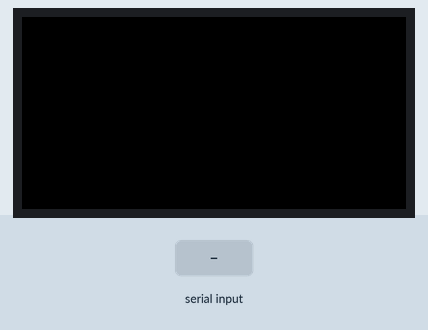
Simulated run of this sketch. Board: Arduino Mega 2560, built with avr-gcc and run on an emulated ATmega2560. On the bench: 64×32 colour display. The inputs (shaded band) are chosen by the test bench. What the sketch prints to the serial monitor is not drawn.

Above: at 1.2 s.
1.3 s: "5\n" received over the second serial link
At 1.7 s:
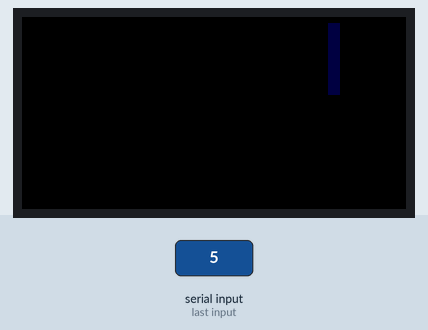
2.8 s: "1,90\n" received over the second serial link
At 4.0 s:
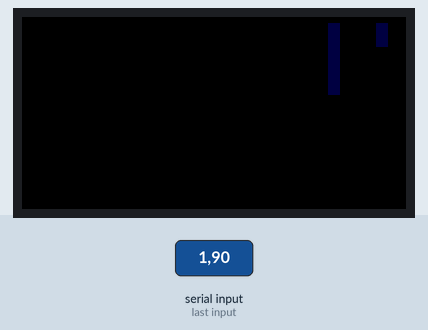
Timing chart, 0 to 5.8 s (numbered marks = the images above; inputs shaded):
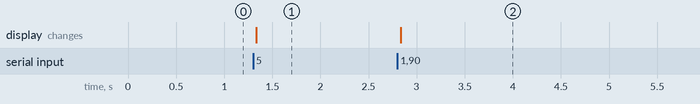

Measured:
- after the input at 1.3 s, the display: changes at once (image 1)
- after the input at 2.8 s, the display: changes at once (image 2)

The sketch:

affFFT.ino
```cpp
#include <Adafruit_GFX.h>   // Core graphics library
#include <RGBmatrixPanel.h> // Hardware-specific library

#define CLK 11  // MUST be on PORTB! (Use pin 11 on Mega)
#define LAT 10
#define OE  9
#define A   A0
#define B   A1
#define C   A2
#define D   A3
RGBmatrixPanel matrix(A, B, C, D, CLK, LAT, OE, false , 64);

byte last[32] = {0,0,0,0,0,0,0,0,0,0,0,0,0,0,0,0,0,0,0,0,0,0,0,0,0,0,0,0,0,0};

#define RED_PEAK 10
#define BLUE_PEAK 5
// Set a wide range of usable colors
uint16_t green = matrix.Color333(0, 255, 0);
uint16_t yellow = matrix.Color333(255, 255, 0);
uint16_t red = matrix.Color333(255, 0, 0);
uint16_t black = matrix.Color333(0, 0, 0);
uint16_t blue = matrix.Color333(0, 0, 50);

String sep = ":";

int buffer2=0; // initialize the second and third versions buffer
int maxi=0; // max sample for second and third versions

void setup() {
  Serial.begin(57600);    //Comes for debugging
  Serial1.begin(57600);   //Screen
  Serial3.begin(38400);   //BT
  matrix.begin();         //Start display
  Serial.println("Starting");
}

void loop() {
  while (Serial3.available() > 0) {  //get FFT data from BT

    String in = Serial3.readStringUntil('\n');

    int f = in.substring(0, in.indexOf(sep)).toInt();  //stands for the first part of the data (before ":") frequency
    int ff = in.substring(in.indexOf(sep) + sep.length()).toInt(); //stands for the second part of data : range

    if (f < 31 && ff < 16) {   //set for smaller display
      int x0 = f;

      if (ff > 0) {     //if range not null
        Serial.print("Got: ");
        Serial.print(f); //x
        Serial.print(' ');
        Serial.println(ff); //f(x)
      }

      uint16_t color;

      // Select which display you want by uncommenting the correct version

       //Programme d'origine - Version I

      if (ff > last[f]) {
        for(int y = last[f]; y <= ff; y++) {
            int x = 61 - 2*x0;
            color = y > RED_PEAK ? yellow : blue; //set the color of the max_range
            matrix.drawRect(x , y*2+1 , 2 , 2 ,color);
        }
      } else if (last[f] > ff) {
        color = black;

        for(int y = last[f]; y > ff; y--) {
            matrix.drawRect(61 - 2*x0 , y*2+1 , 2 , 2 ,color);

        }
      }
       matrix.swapBuffers(false);

      last[f] = ff;

/**

      // Version II - Affiche 8 cercles
      if (ff > last[f]) {
          if (ff>maxi)
            {maxi=ff;}
          buffer2++;
          if (buffer2 == 8) {
            buffer2 = 0;
            color = maxi > RED_PEAK ? yellow : blue;
            int x = 61 - 2*x0;
            x=(x-3)/8;
            matrix.fillCircle(x*7+7,(x%2)*12+10,6,matrix.Color333(0,0,0));
            matrix.fillCircle(x*7+7,(x%2)*12+10,maxi/3,color);
            maxi=0;}
          }

  **/
   // Version III - Psyché
   /**
      if (ff > last[f]) {
          if (ff>maxi)
            {maxi=ff;}
          buffer2 ++;
          if (buffer2 == 8) {
            buffer2 = 0;
            int rcol1=random(0,7);
            int rcol2=random(0,7);
            int rcol3=random(0,7);
            int color=matrix.Color333(rcol1,rcol2,rcol3);

            int x = 61 - 2*x0;
            x=(x-3)/8;
            matrix.fillCircle(x*7+7,(x%2)*12+10,8,matrix.Color333(0,0,0));
            matrix.fillCircle(x*7+7,(x%2)*12+10,maxi/1.25,color);
            maxi=0;}
          }

**/


    }
  }
}
```
